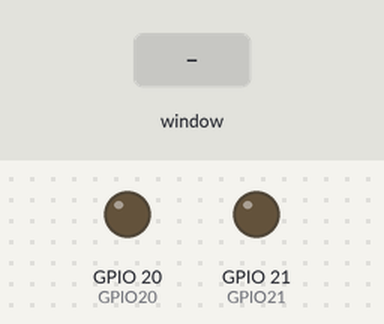
Simulated run of this program. Board: Raspberry Pi (BCM pin numbers). Shown: output pins drawn as LEDs (lit = HIGH). Inputs (shaded band) come from the test bench. The desktop window is not drawn, its controls go by their first labels and the mouse button is held 0.15 s.

Above: at 1.2 s.
1.3 s: control labelled "GPIO 21" in the window clicked
At 1.9 s:
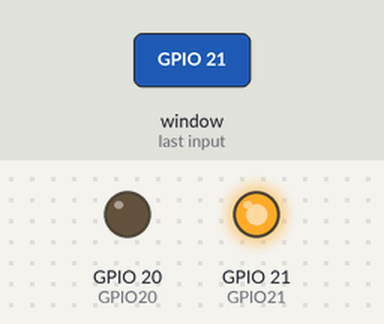
2.8 s: control labelled "GPIO 20" in the window clicked
At 4.0 s:
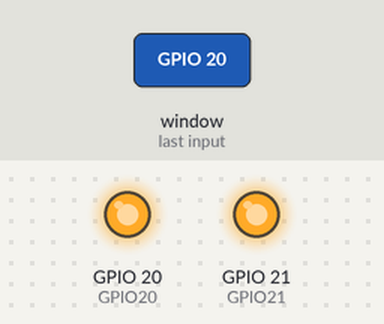
4.3 s: control labelled "GPIO 21" in the window clicked
At 5.4 s:
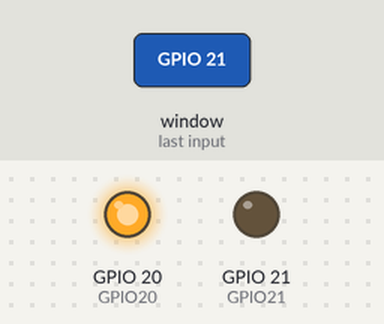
Timing chart, 0 to 7.3 s (numbered marks = the images above; inputs shaded):
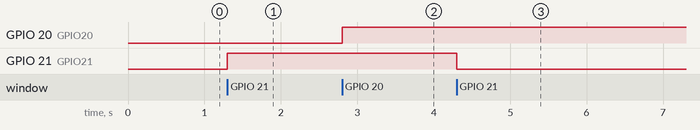

Measured:
- after the input at 1.3 s, GPIO 21 (GPIO21): LOW → HIGH at once
- after the input at 2.8 s, GPIO 20 (GPIO20): LOW → HIGH at once
- after the input at 4.3 s, GPIO 21 (GPIO21): HIGH → LOW at once

The program:

frecuencia.py
```python
import tkinter as tk
import RPi.GPIO as GPIO
from time import sleep

GPIO21 = 21
GPIO20 = 20

GPIO.setmode(GPIO.BCM)
GPIO.setup(GPIO21, GPIO.OUT)
GPIO.setup(GPIO20, GPIO.OUT)

master = tk.Tk()
master.title("GPIO Control")
master.geometry("300x100")

GPIO21_state = True
GPIO20_State = True

def GPIO21button():
	global GPIO21_state
	if GPIO21_state == True:
		GPIO.output(GPIO21, GPIO21_state)
		GPIO21_state = False
		ONlabel = tk.Label(master, text="Turned ON", fg="green")
		ONlabel.grid(row=0, column=1)
	else:
		GPIO.output(GPIO21, GPIO21_state)
		GPIO21_state = True
		ONlabel = tk.Label(master, text="Turned OFF", fg="red")
		ONlabel.grid(row=0, column=1)


def GPIO20button():
	global GPIO20_State
	if GPIO20_State == True:
		GPIO.output(GPIO20, GPIO20_State)
		GPIO20_State = False
		OFFlabel = tk.Label(master, text="Turned ON", fg="green")
		OFFlabel.grid(row=1, column=1)
	else:
		GPIO.output(GPIO20, GPIO20_State)
		GPIO20_State = True
		OFFlabel = tk.Label(master, text="Turned OFF", fg="red")
		OFFlabel.grid(row=1, column=1)

ONbutton = tk.Button(master, text="GPIO 21", bg="blue", command=GPIO21button)
ONbutton.grid(row=0, column=0)

OFFbutton = tk.Button(master, text="GPIO 20",bg="blue" , command=GPIO20button)
OFFbutton.grid(row=1, column=0)

Exitbutton = tk.Button(master, text="Exit",bg="red", command=master.destroy)
Exitbutton.grid(row=2, column=0)
master.mainloop()
```
